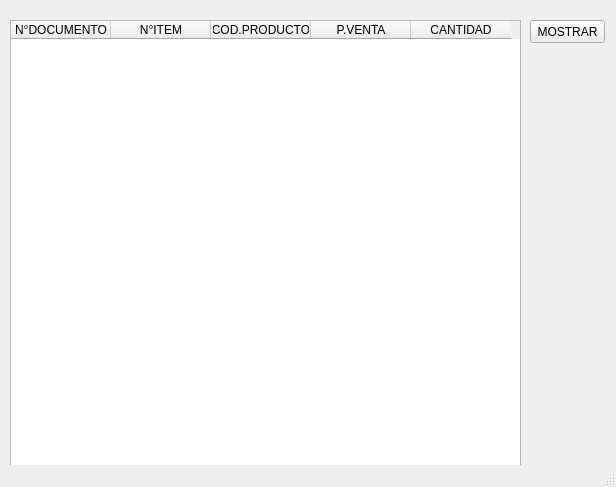
<?xml version="1.0" encoding="UTF-8"?>
<ui version="4.0">
 <class>MainWindow</class>
 <widget class="QMainWindow" name="MainWindow">
  <property name="geometry">
   <rect>
    <x>0</x>
    <y>0</y>
    <width>616</width>
    <height>487</height>
   </rect>
  </property>
  <property name="windowTitle">
   <string>Detalle de Ventas</string>
  </property>
  <widget class="QWidget" name="centralwidget">
   <widget class="QTableWidget" name="tblDetalleVenta">
    <property name="geometry">
     <rect>
      <x>10</x>
      <y>20</y>
      <width>511</width>
      <height>451</height>
     </rect>
    </property>
    <column>
     <property name="text">
      <string>N°DOCUMENTO</string>
     </property>
    </column>
    <column>
     <property name="text">
      <string>N°ITEM</string>
     </property>
    </column>
    <column>
     <property name="text">
      <string>COD.PRODUCTO</string>
     </property>
    </column>
    <column>
     <property name="text">
      <string>P.VENTA</string>
     </property>
    </column>
    <column>
     <property name="text">
      <string>CANTIDAD</string>
     </property>
    </column>
   </widget>
   <widget class="QPushButton" name="btnMostrar">
    <property name="geometry">
     <rect>
      <x>530</x>
      <y>20</y>
      <width>75</width>
      <height>23</height>
     </rect>
    </property>
    <property name="text">
     <string>MOSTRAR</string>
    </property>
   </widget>
  </widget>
  <widget class="QMenuBar" name="menubar">
   <property name="geometry">
    <rect>
     <x>0</x>
     <y>0</y>
     <width>616</width>
     <height>21</height>
    </rect>
   </property>
  </widget>
  <widget class="QStatusBar" name="statusbar"/>
 </widget>
 <resources/>
 <connections/>
</ui>
